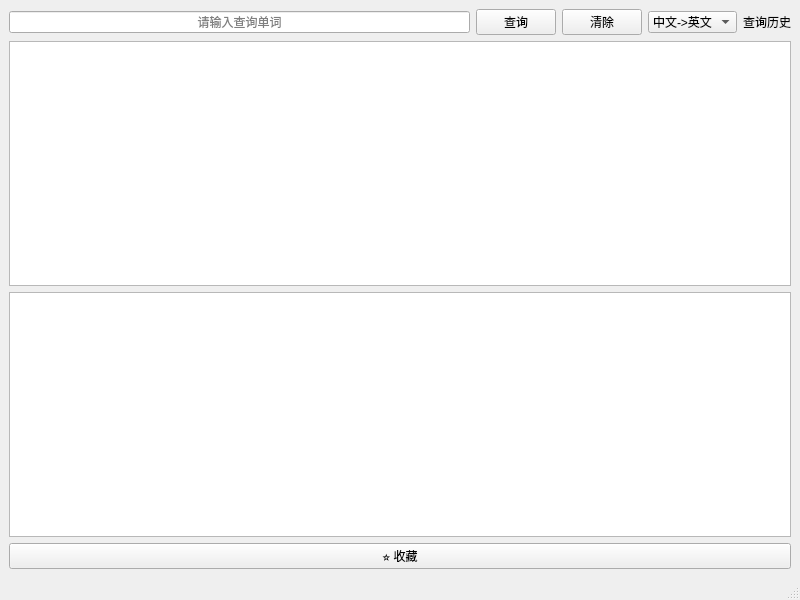
<?xml version="1.0" encoding="UTF-8"?>
<ui version="4.0">
 <class>MainWindow</class>
 <widget class="QMainWindow" name="MainWindow">
  <property name="geometry">
   <rect>
    <x>0</x>
    <y>0</y>
    <width>800</width>
    <height>600</height>
   </rect>
  </property>
  <property name="windowTitle">
   <string>MainWindow</string>
  </property>
  <widget class="QWidget" name="centralwidget">
   <layout class="QVBoxLayout" name="verticalLayout">
    <item>
     <layout class="QHBoxLayout" name="horizontalLayout_2">
      <item>
       <layout class="QHBoxLayout" name="horizontalLayout">
        <item>
         <widget class="QLineEdit" name="queryLineEdit">
          <property name="alignment">
           <set>Qt::AlignmentFlag::AlignCenter</set>
          </property>
          <property name="placeholderText">
           <string>请输入查询单词</string>
          </property>
         </widget>
        </item>
        <item>
         <widget class="QPushButton" name="searchButton">
          <property name="text">
           <string>查询</string>
          </property>
         </widget>
        </item>
        <item>
         <widget class="QPushButton" name="clearButton">
          <property name="text">
           <string>清除</string>
          </property>
         </widget>
        </item>
       </layout>
      </item>
      <item>
       <widget class="QComboBox" name="langComboBox">
        <item>
         <property name="text">
          <string>中文-&gt;英文</string>
         </property>
         <property name="icon">
          <iconset theme="QIcon::ThemeIcon::AppointmentNew"/>
         </property>
        </item>
        <item>
         <property name="text">
          <string>英文-&gt;中文</string>
         </property>
         <property name="icon">
          <iconset theme="QIcon::ThemeIcon::AppointmentNew"/>
         </property>
        </item>
        <item>
         <property name="text">
          <string>自动检测</string>
         </property>
         <property name="icon">
          <iconset theme="QIcon::ThemeIcon::ListRemove"/>
         </property>
        </item>
       </widget>
      </item>
      <item>
       <widget class="QLabel" name="label">
        <property name="font">
         <font>
          <family>方正粗黑宋简体</family>
         </font>
        </property>
        <property name="text">
         <string>查询历史</string>
        </property>
       </widget>
      </item>
     </layout>
    </item>
    <item>
     <widget class="QTextEdit" name="resultTextEdit">
      <property name="readOnly">
       <bool>true</bool>
      </property>
     </widget>
    </item>
    <item>
     <widget class="QTableView" name="historyTableView"/>
    </item>
    <item>
     <widget class="QPushButton" name="favoriteButton">
      <property name="text">
       <string>⭐ 收藏</string>
      </property>
     </widget>
    </item>
   </layout>
  </widget>
  <widget class="QMenuBar" name="menubar">
   <property name="geometry">
    <rect>
     <x>0</x>
     <y>0</y>
     <width>800</width>
     <height>18</height>
    </rect>
   </property>
  </widget>
  <widget class="QStatusBar" name="statusbar"/>
 </widget>
 <resources/>
 <connections/>
</ui>
